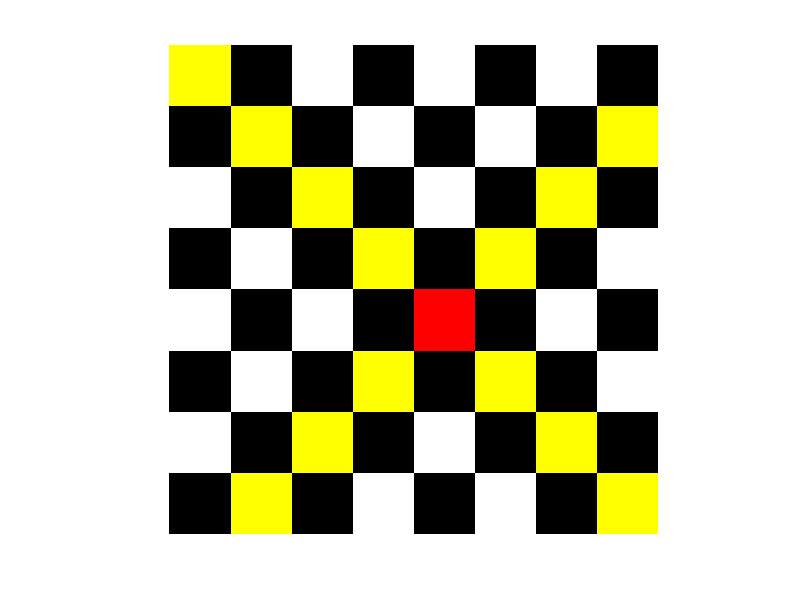

Here is the MATLAB script that generated this plot:
%Lab10 A: Bishop Moves
clc;clear;
img=uint8(zeros(800,800,3));
[h,w,c]=size(img);
row = input('Enter the row the bishop is on: ');
col = input('Enter the column the bishop is on: ');
row = row*100-99;
col = col*100-99;

count = 1;
for ii=1:100:800
    for jj=1:100:800
        if count==1
            img(ii:ii+99,jj:jj+99,:)=255;
            count=0;
        else
            img(ii:ii+99,jj:jj+99,:)=0;
            count=1;
        end
        if abs(row-ii)==abs(col-jj)
            img(ii:ii+99,jj:jj+99,1:2)=255;
            img(ii:ii+99,jj:jj+99,3)=0;
        end
    end
    if count==1
        count = 0;
    else
        count=1;
    end
end

img(row:row+99,col:col+99,1)=255;
img(row:row+99,col:col+99,2:3)=0;

imshow(img)